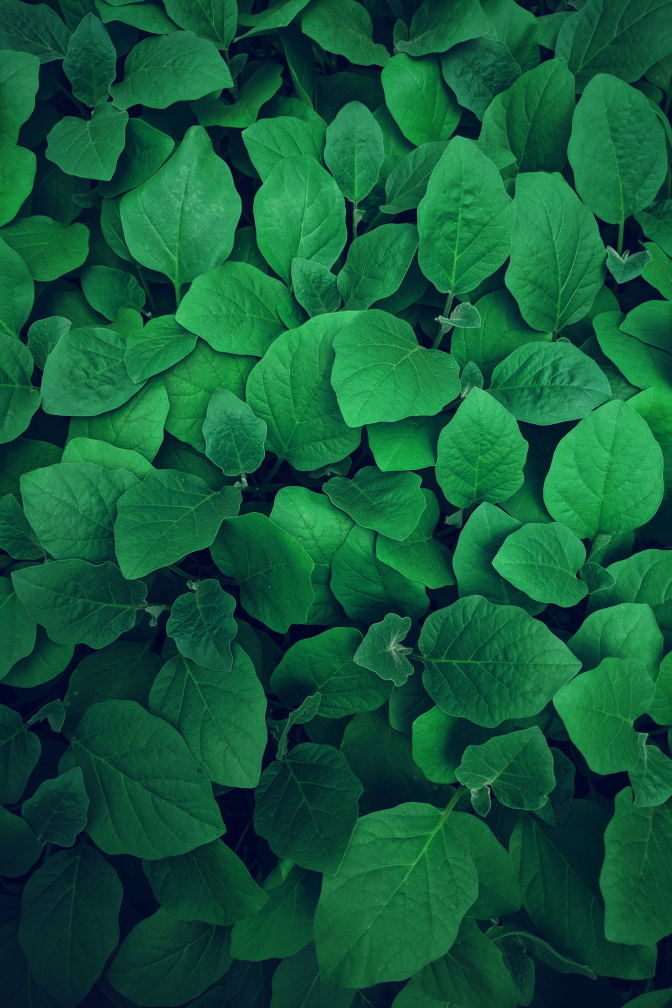
#> input picture images/image_1.jpg, 2688 x 4032 px, found by its file name (shown at 1/4 size)
$ jupyter execute --allow-errors 'Task 2.ipynb'
#> lines starting #> are read from the running program, lines starting #| are printed output that depends on the picture
# The Sparks Foundation Internship
### Name: Jeet Maheshbhai Joshi
### Domain: IOT & Computer Vision

## Task 2 :- Color Identification in Images

#### Step: 1 :- Importing the Modules

[cell 1]
import cv2
import matplotlib.pyplot as plt
import numpy as np
import os

#### Step: 2:- Image Reading, BRG to RGB Conversion and Resizing

[cell 2]
image_path = '.\\images\\image_1.jpg'
img = cv2.imread(image_path)
#> img is the input picture: shape (4032, 2688, 3); mean B, G, R 57.6, 90.3, 17.6
img = cv2.cvtColor(img, cv2.COLOR_BGR2RGB)
img = cv2.resize(img,(500,500))
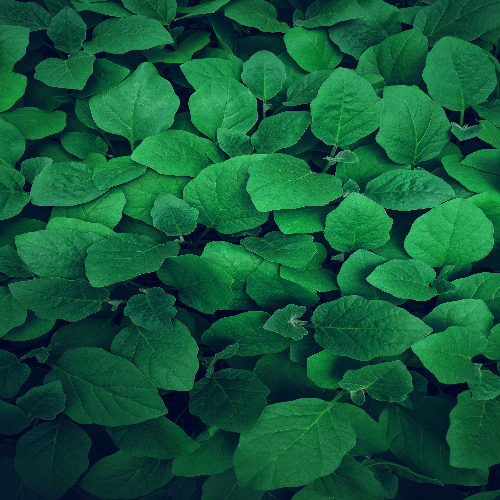
#> img: shape (500, 500, 3); mean R, G, B 17.5, 90.2, 57.5
plt.imshow(img)

#### Step: 3:- Copy of Image to saperate all process from orignal Image

[cell 3]
img_array = img.copy()

#### Step: 4:- Simple Red, Green, Blue Classification..........

[cell 4]
#RGB Classification.............

def get_avg_color(im):
    length = np.shape(im)[0]*np.shape(im)[1]
#> length = 250000
    R_filter_array = np.array([1,0,0])
    G_filter_array = np.array([0,1,0])
    B_filter_array = np.array([0,0,1])
    R_img = np.matmul(im,R_filter_array)
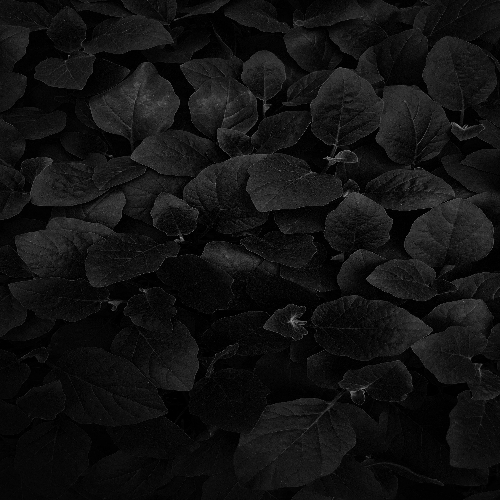
#> R_img: shape (500, 500) int64; min 0, max 149, mean 17.5
    G_img = np.matmul(im,G_filter_array)
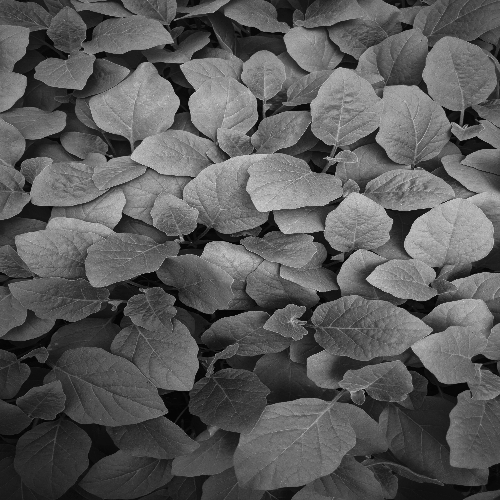
#> G_img: shape (500, 500) int64; min 2, max 222, mean 90.2
    B_img = np.matmul(im,B_filter_array)
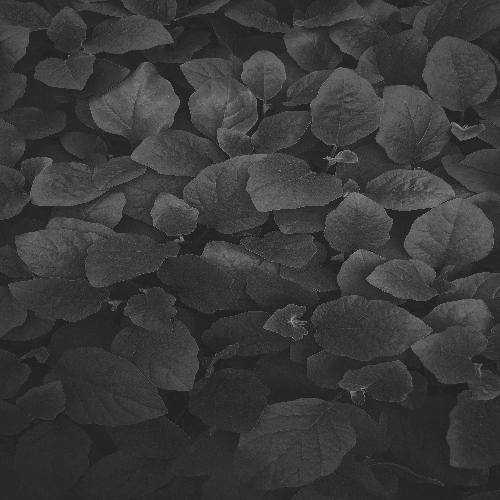
#> B_img: shape (500, 500) int64; min 17, max 164, mean 57.5
    R_avg = np.sum(R_img)//length
#> R_avg = 17
    G_avg = np.sum(G_img)//length
#> G_avg = 90
    B_avg = np.sum(B_img)//length
#> B_avg = 57
    return [[R_avg,G_avg,B_avg],[R_img,G_img,B_img]]

def decider(results):
    Mx = max(results)
    for i in range(len(results)):
        if results[i] == Mx:
            temp = i
    if temp == 0:
        return 'Redish Image'
    elif temp == 1:
        return 'Greenish Image'
    elif temp == 2:
        return "Bluesh Image"

results = get_avg_color(img_array)
#> results = 2 items
R,G,B = results[0]
#> R = 17; G = 90; B = 57
R_img,G_img,B_img = results[1]

print(decider(results[0]))
#> in decider, `Mx = max(results)`: Mx = 90
#> the loop in decider, `for i in range(len(results)):` made 3 passes
#> temp on pass 2: 1
#| Greenish Image
print(R,G,B)
#| 17 90 57

#### Step: 5:- Multi-Color Classification...(Top 10 Color).......

[cell 5]
# Multiclass Classification............................

from collections import Counter
from sklearn.cluster import KMeans
from skimage.color import rgb2lab, deltaE_cie76


def RGB2HEX(color):
    return "#{:02x}{:02x}{:02x}".format(int(color[0]), int(color[1]), int(color[2]))


def get_colors(image, number_of_colors, show_chart):

#> called with number_of_colors = 10, show_chart = True
    modified_image = cv2.resize(image, (500, 500), interpolation = cv2.INTER_AREA)
    modified_image = modified_image.reshape(modified_image.shape[0]*modified_image.shape[1], 3)

    clf = KMeans(n_clusters = number_of_colors)
    labels = clf.fit_predict(modified_image)

    counts = Counter(labels)
#> counts = 10 items
    counts = dict(sorted(counts.items()))

    center_colors = clf.cluster_centers_
    ordered_colors = [center_colors[i] for i in counts.keys()]
#> ordered_colors = [[10.87, 79.7, 50.3], [34.33, 128.1, 76.81], [4.71, 39.54, 41.6], [21.09, 116.9, 62.44], [41.09, 154.6, 86.69], [2.32, 18.31, 37.25], [7.54, 59.48, 45.6], [15.46, 99.02, 55.86], [56.8, 172.7, 101.7], [26.2, 141.8, 68.95]]

    hex_colors = [RGB2HEX(ordered_colors[i]) for i in counts.keys()]
#> hex_colors = ['#0a4f32', '#22804c', '#042729', '#15743e', '#299a56', '#021225', '#073b2d', '#0f6337', '#38ac65', '#1a8d44']
    rgb_colors = [ordered_colors[i] for i in counts.keys()]
#> rgb_colors has the same summary as ordered_colors

    if (show_chart):
        plt.figure(figsize = (8, 6))
        plt.pie(counts.values(), labels = hex_colors, colors = hex_colors)

    return rgb_colors

get_colors(img, 10, True)
#> Out has the same summary as ordered_colors in get_colors
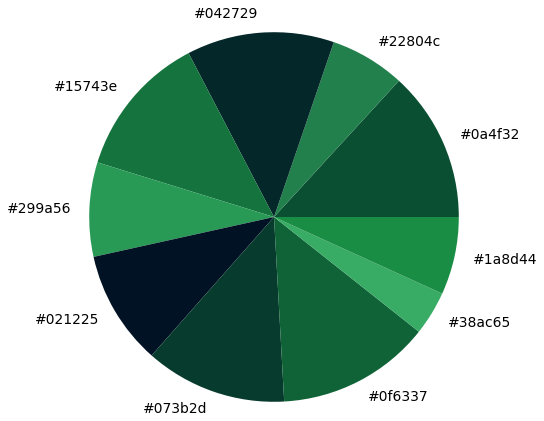
#> figure drawn by matplotlib, 1 panel

#### Step 6:- Image Search by Color........

[cell 6]
def Search(Color):
#> called with Color = 'Red'
    if Color == 'Red':
        temp = 0
    elif Color == 'Green':
        temp = 1
    elif Color == 'Blue':
        temp = 2
    else:
        print('Enter Color from Red, Green Or Blue')
    for i in range(5):
        image = cv2.imread(f'.\\images\\image_{i}.jpg')
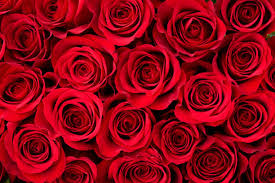
#> input picture images/image_0.jpg, 275 x 183 px, found by its file name
#> image is the input picture: shape (183, 275, 3); mean B, G, R 20.7, 5.5, 142.7
        image = cv2.cvtColor(image, cv2.COLOR_BGR2RGB)
        image = cv2.resize(image,(500,500))
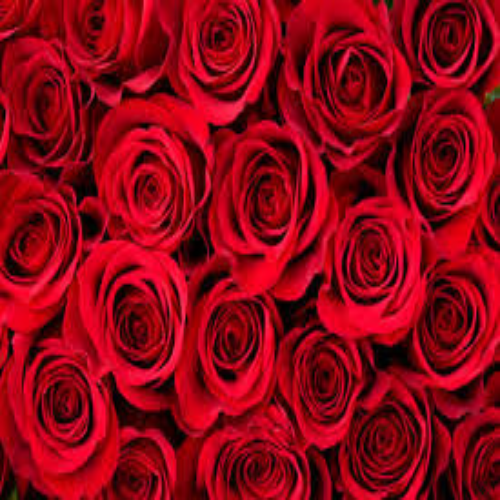
#> image: shape (500, 500, 3); mean R, G, B 142.6, 5.4, 20.6
        results = get_avg_color(image)
#> in get_avg_color (call 2), `R_img = np.matmul(im,R_filter_array)`:
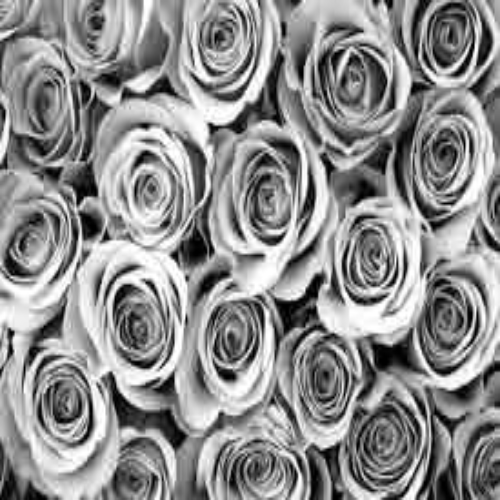
#> R_img: shape (500, 500) int64; min 0, max 255, mean 142.6
#> in get_avg_color (call 2), `G_img = np.matmul(im,G_filter_array)`:
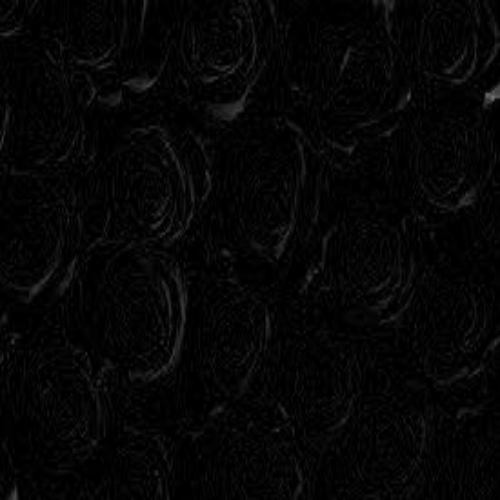
#> G_img: shape (500, 500) int64; min 0, max 116, mean 5.4
#> in get_avg_color (call 2), `B_img = np.matmul(im,B_filter_array)`:
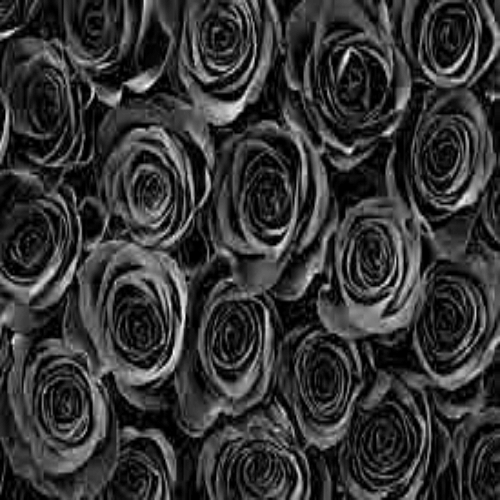
#> B_img: shape (500, 500) int64; min 0, max 99, mean 20.6; drawn with min black and max white
#> in get_avg_color (call 2), `R_avg = np.sum(R_img)//length`: R_avg = 142
#> in get_avg_color (call 2), `G_avg = np.sum(G_img)//length`: G_avg = 5
#> in get_avg_color (call 2), `B_avg = np.sum(B_img)//length`: B_avg = 20
#> results = 2 items
        mx = np.argmax(results[0])
#> mx = 0
        for j in results[0]:
            if mx == temp:
                plt.imshow(image)
                plt.show()
                break
#> this loop made 1 pass
#> j on pass 1: 142

#> (the rest of this cell did not finish here and is left out)

#> (a cell that did not finish here is left out)

#> the loop in Search (call 2), `for j in results[0]:` made 3 passes
#> j on passes 1 to 3: 142, 5, 20

#> (a cell that did not finish here is left out)
